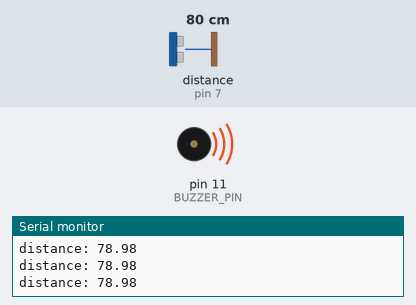
Bench run of a sketch on a simulated Arduino Uno, built with avr-gcc and run on an emulated ATmega328P. Parts: buzzer (waves = sounding), the last lines printed to the serial monitor. Wiring (inferred from the names in the program): ultrasonic range finder: trigger pin 6; echo pin 7. The inputs (shaded band) are chosen by the test bench; at power-on: distance to the obstacle (sensor on pin 7) 80 cm. The echo pulse lasts 58.3 µs per cm.

Above: at 0.99 s.
1.3 s: distance to the obstacle (sensor on pin 7) set to 34 cm
4.3 s: distance to the obstacle (sensor on pin 7) set to 26 cm
At 5.3 s:
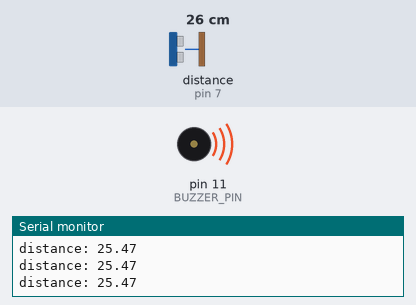
5.9 s: distance to the obstacle (sensor on pin 7) set to 35 cm
At 6.15 s:
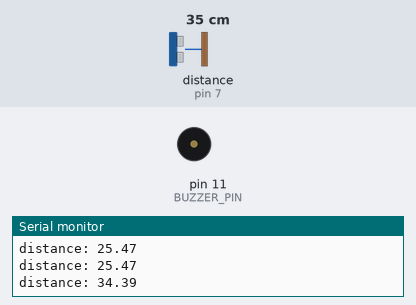
8.9 s: distance to the obstacle (sensor on pin 7) set to 18 cm
Timing chart, 0 to 11.4 s (numbered marks = the images above; inputs shaded):
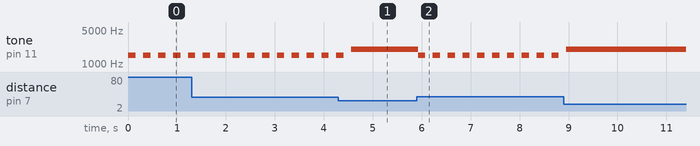

The sketch:

main.ino
```cpp
const int TRIG_PIN = 6;
const int ECHO_PIN = 7;
const int BUZZER_PIN = 11;

const int MAX_VALID_DISTANCE = 200;

float duration_us, distance_cm;

void setup() {
  Serial.begin(9600);
  pinMode(TRIG_PIN, OUTPUT);
  pinMode(ECHO_PIN, INPUT);
  pinMode(BUZZER_PIN, OUTPUT);
}

void loop() {
  // Trigger ultrasonic pulse
  digitalWrite(TRIG_PIN, HIGH);
  delayMicroseconds(10);
  digitalWrite(TRIG_PIN, LOW);

  duration_us = pulseIn(ECHO_PIN, HIGH, 30000); // timeout
  distance_cm = duration_us * 0.017;

  Serial.print("distance: ");
  Serial.println(distance_cm);

  // Ignore invalid readings
  if (distance_cm <= 0 || distance_cm > MAX_VALID_DISTANCE) {
    noTone(BUZZER_PIN); // silent
    delay(100);
    return;
  }

  // ZONE 1: Very close (0–30 cm) → continuous alarm
  if (distance_cm <= 30) {
    tone(BUZZER_PIN, 2000); // high pitch
  }

  // ZONE 2: Near (31–80 cm) → fast beeping
  else if (distance_cm <= 80) {
    tone(BUZZER_PIN, 1500);
    delay(150);
    noTone(BUZZER_PIN);
    delay(150);
  }

  // ZONE 3: Medium (81–150 cm) → slow beeping
  else if (distance_cm <= 150) {
    tone(BUZZER_PIN, 1000);
    delay(400);
    noTone(BUZZER_PIN);
    delay(1600);
  }

  // ZONE 4: Far (>150 cm) → silent
  else {
    noTone(BUZZER_PIN);
    delay(100);
  }
}
```

Measured:
- the behaviour switches between 31 and 30 cm on distance to the obstacle (sensor on pin 7) (found by bisection; images 0 and 1)
- after the input at 5.9 s, tone on pin 11 (BUZZER_PIN): alternates 1500 Hz for 0.15 s and silent for 0.15 s, starting at once
- by itself, tone on pin 11 (BUZZER_PIN): alternates 1500 Hz for 0.15 s and silent for 0.15 s
